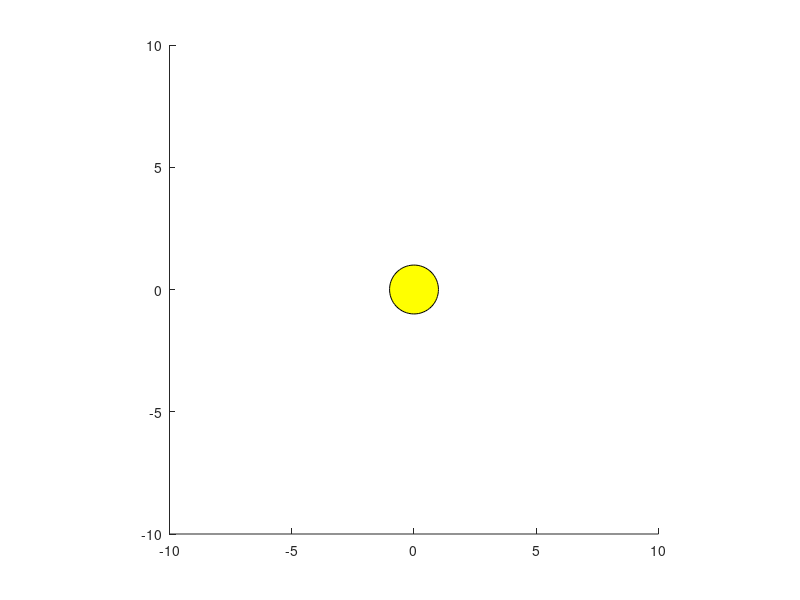

Reproduce this figure in MATLAB. (Note: this script raises an error after producing the figure.)
clc; clear all; close all;
theta = 0:0.1:2*pi;
r = 1;
x = r*cos(theta);
y = r*sin(theta);
g = hgtransform;
patch('XData',x,'YData',y,'FaceColor','yellow','Parent',g)
hold on
axis equal
xlim([-10 10])
ylim([-10 10])
pt1 = [-3 -4 0];
pt2 = [5 2 0];
for t=linspace(0,1,100)
  g.Matrix = makehgtform('translate',pt1 + t*(pt2-pt1));
  plot((-3+t*8), (-4+t*6),'.', 'MarkerSize',5, 'MarkerEdgeColor', 'k')
  grid on
  drawnow
end